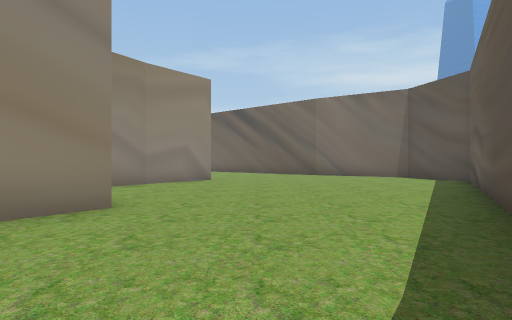
View 1 (above)

24 first-person views from a walk through a scene from a Unity 3-D project. The camera is 1.2 m above the floor, looks level and sees 75° across. The floor is counted in squares, 2 m on a side. Each view is taken from the middle of a square. On the plan, view 1 faces up. The plan holds only what a view shows up to about 10 squares ahead; the rest is blank. The place goes on beyond the plan. The player is left out.

View 2
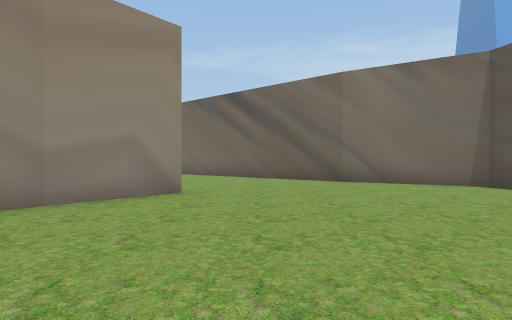

View 3
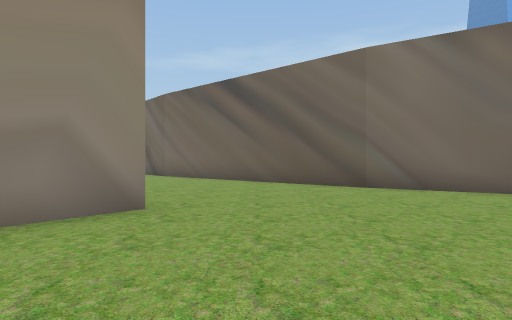

View 4
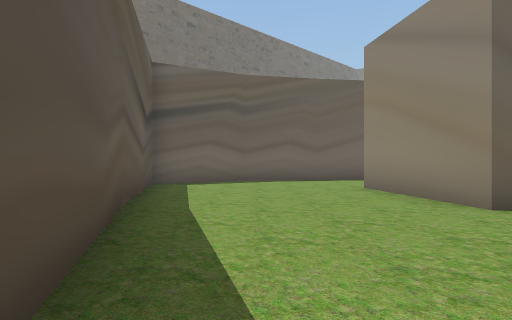

View 5
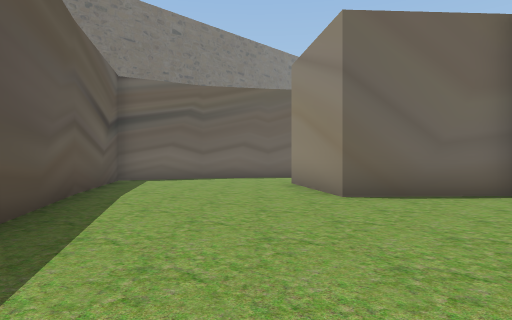

View 6
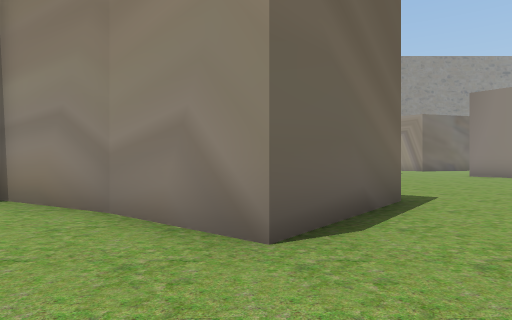

View 7
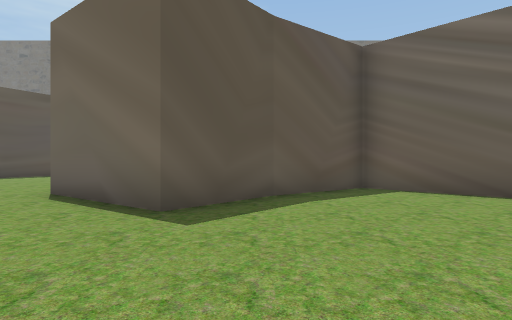

View 8
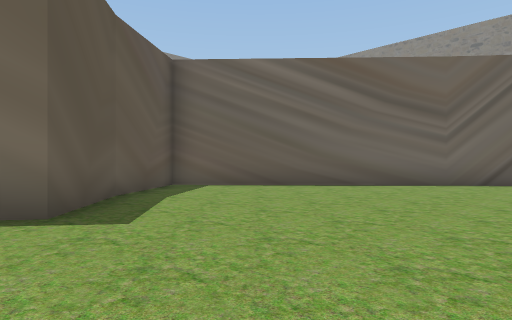

View 9
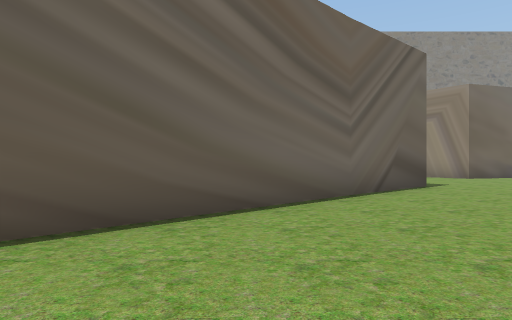

View 10
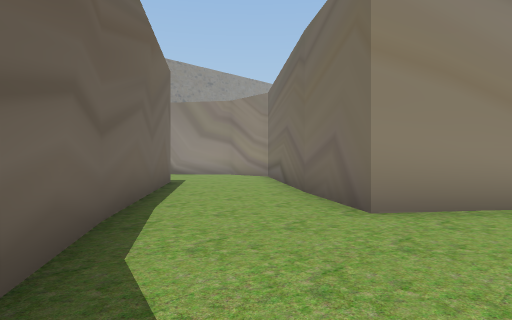

View 11
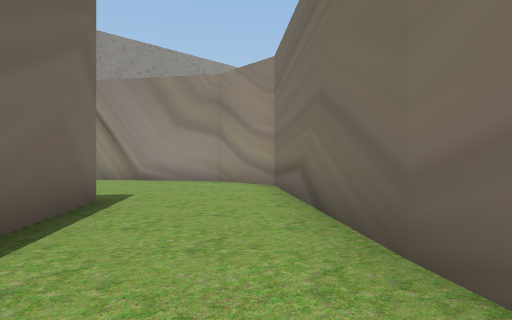

View 12
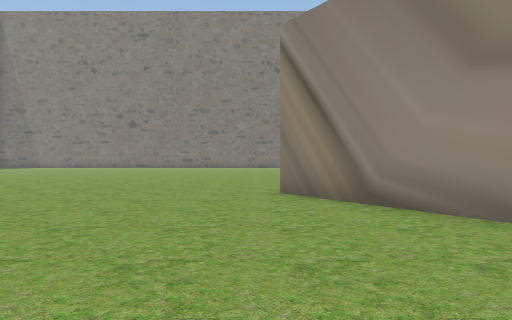

View 13
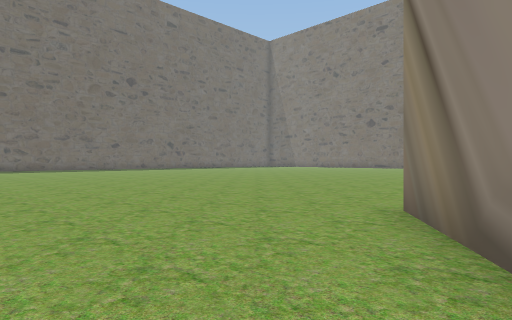

View 14
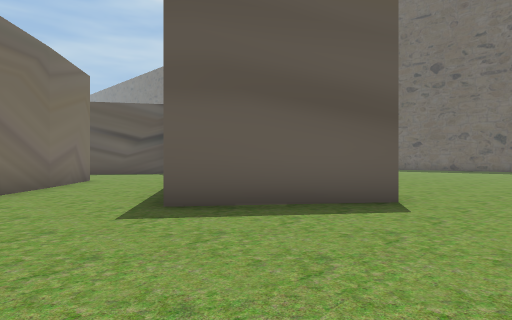

View 15
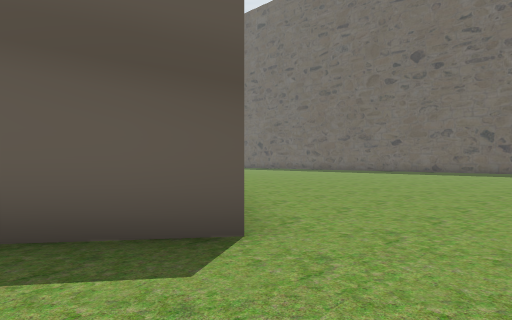

View 16
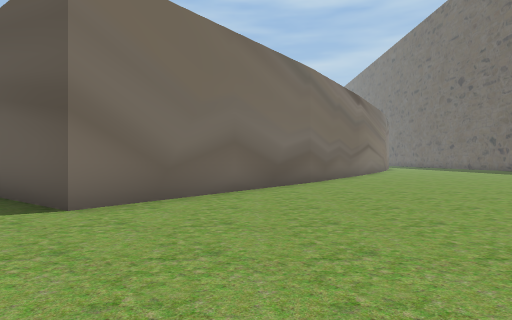

View 17
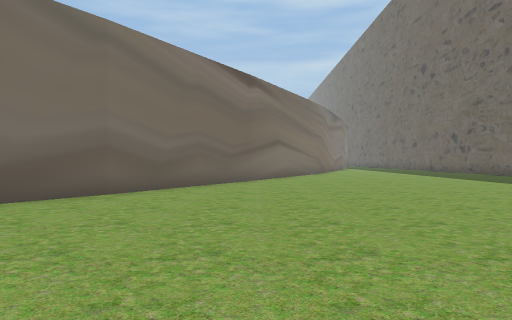

View 18
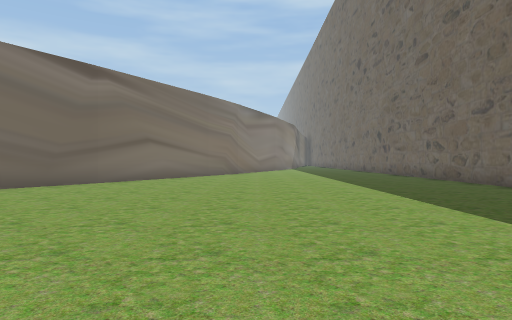

View 19
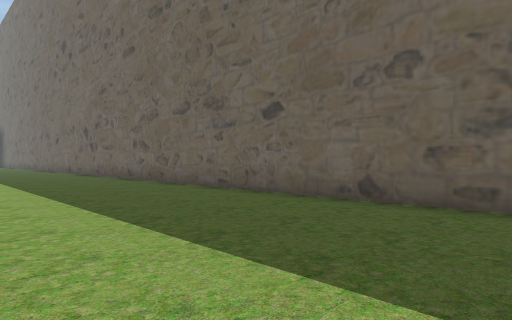

View 20
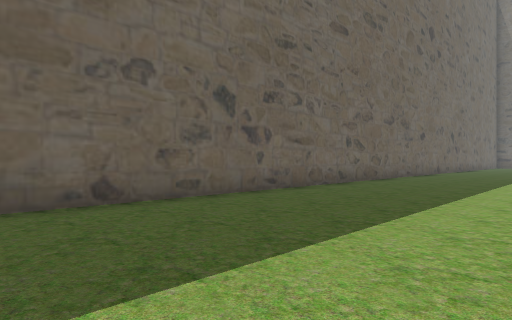

View 21
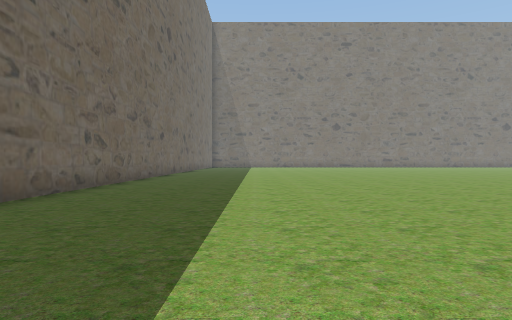

View 22
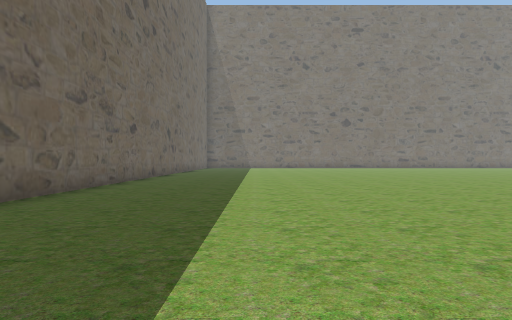

View 23
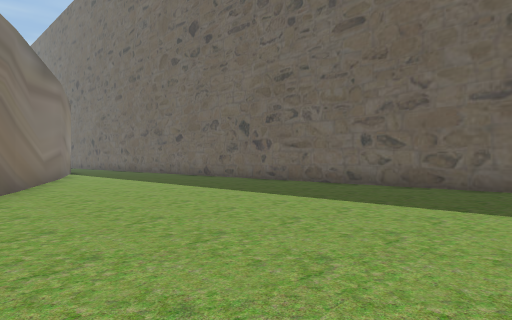

View 24
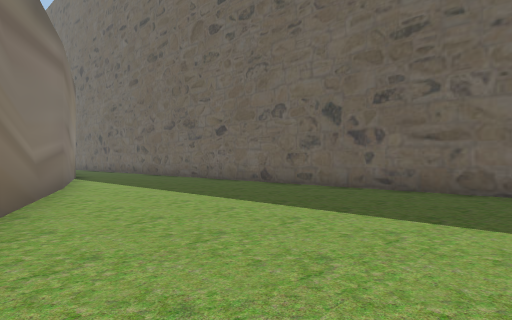

### Floor plan
Points are (right, up) in squares from view 1. A wall is a line through its corners. A room is listed if a view was taken in it or the views show most of it. See-through windows are left out.
Room 1 (views 1, 2, 3, 4, 5, 6, 7, 8, 9, 10)
walls: (-2.7, 8.4) (-4, 6.1) (-1.8, 4.2) (-3.7, 1.6); (2.4, 13.2) (-0.9, 16.1); (-5.4, -0.7) (-3.5, -2); (-3.5, -1.9) (-1, -2.7); (-0.8, -2.8) (5.8, 9.1) (5.2, 11.4) (2.3, 13.2); (-13.8, 15.8) (-7.3, 8.9) (-5.3, 10.4) (-3.9, 12.1) (-1.4, 10.1) (-2.8, 8.3)
ways out: opening at (-3.5, 0.5) to room 2; gap at (-14, 16)
Room 2 (views 11, 12, 13, 14, 15, 16, 17, 18, 19, 20, 21, 22, 23, 24)
walls: (-7.2, -3.4) (-12.1, 0.2) (-10.1, 2.8) (-5.4, -0.8); (-2, -6.8) (-7.3, -3.4); (-3.7, 1.6) (-10.1, 6.3); (-10.1, 6.8) (-12.4, 6.9) (-16, 4.4); (-21, -15.6) (6.6, -15.6); (8.1, -11.7) (1.8, -8.9); (9.5, -12.1) (9.1, -11.9)
ways out: opening at (-3.5, 0.5) to room 1

Positions as (right, up) in squares from view 1, and headings:
1: (0, 0), facing up
2: (0, 4), facing up
3: (0, 6), facing up
4: (3, 5), facing down-left
5: (3, 7), facing down-left
6: (1, 10), facing left
7: (-5, 16), facing down
8: (-3, 16), facing down-left
9: (-6, 12), facing left
10: (-2, -2), facing up-left
11: (-5, 1), facing up-left
12: (-10, 4), facing left
13: (-12, 6), facing down-left
14: (-14, 5), facing down-right
15: (-14, 2), facing down-right
16: (-16, -2), facing right
17: (-13, -6), facing right
18: (-12, -10), facing right
19: (-11, -11), facing down-right
20: (-7, -11), facing down-left
21: (-8, -12), facing left
22: (-11, -12), facing left
23: (-5, -8), facing down-right
24: (-1, -9), facing down-right
